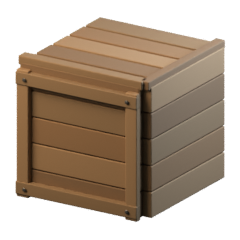
#> input picture web/art_review/scenery_refresh/renders/crate_raw.png, 240 x 240 px
$ python pack_crate.py
#> lines starting #> are read from the running program, lines starting #| are printed output that depends on the picture
"""Install a transparent 3D-modelled packing-crate sprite, with fallback retained.

Run: python web/art_review/scenery_refresh/scripts/pack_crate.py
"""
from pathlib import Path
import json
from PIL import Image, ImageEnhance

ROOT = Path(__file__).resolve().parent.parent
ASSETS = ROOT.parent.parent / "assets" / "props"
im = Image.open(ROOT / "renders" / "crate_raw.png").convert("RGBA")
#> im is the input picture: PIL image 240x240 RGBA; mean R, G, B, A 81.7, 65.4, 49.1, 156.3
box = im.getchannel("A").point(lambda a: 255 if a > 7 else 0).getbbox()
#> box = (15, 17, 226, 223)
assert box, "empty crate"
im = im.crop(box)
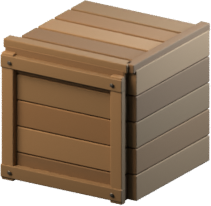
#> im: PIL image 211x206 RGBA; mean R, G, B, A 108, 86.4, 64.7, 207.2; transparent parts drawn white
# The actual game stretches props to varied scene-specific crate rectangles;
# leave enough detail in the sprite for the renderer's half-resolution pass.
w = 128
im = im.resize((w, round(w * im.height / im.width)), Image.Resampling.LANCZOS)
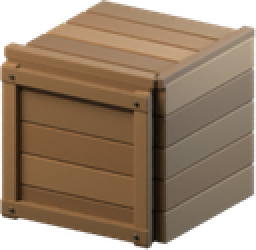
#> im: PIL image 128x125 RGBA (shown 2 times larger); mean R, G, B, A 110.9, 88.7, 66.3, 207.1; transparent parts drawn white
rgb = ImageEnhance.Brightness(im.convert("RGB")).enhance(.68)
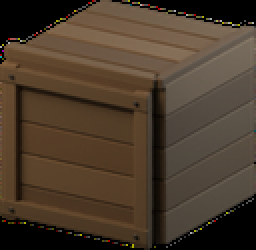
#> rgb: PIL image 128x125 RGB (shown 2 times larger); mean R, G, B 75, 59.9, 44.7
rgb.putalpha(im.getchannel("A"))
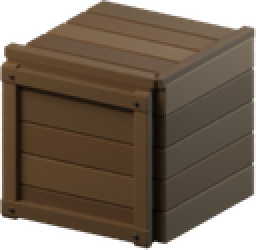
#> rgb: PIL image 128x125 RGBA (shown 2 times larger); mean R, G, B, A 75, 59.9, 44.7, 207.1; transparent parts drawn white
im = Image.new("RGBA", (rgb.width + 8, rgb.height + 8))
#> im: PIL image 136x133 RGBA; every value is 0
im.alpha_composite(rgb, (4, 4))
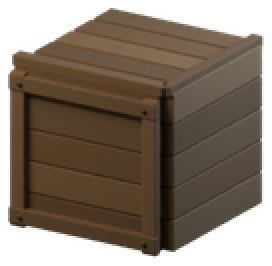
#> im: PIL image 136x133 RGBA (shown 2 times larger); mean R, G, B, A 66.4, 53, 39.5, 183.2; transparent parts drawn white
im.save(ASSETS / "crate.png", optimize=True)
im.save(ROOT / "renders" / "crate_game_candidate.png", optimize=True)
indexfile=ASSETS/"index.json"
#> (the run stopped early here; a loop or call above may not have finished)

$ run again, with web/art_review/scenery_refresh/renders/nat_boat_raw.png copied over web/art_review/scenery_refresh/renders/crate_raw.png
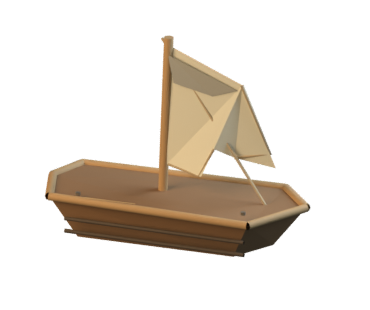
#> input picture web/art_review/scenery_refresh/renders/nat_boat_raw.png, 370 x 310 px
#> im is the input picture: PIL image 370x310 RGBA; mean R, G, B, A 37.5, 30.4, 22.2, 61.2
#> box = (44, 35, 311, 258)
#> `rgb = ImageEnhance.Brightness(im.convert("RGB")).enhance(.68)`:
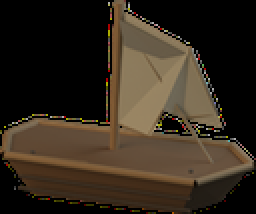
#> rgb: PIL image 128x107 RGB (shown 2 times larger); mean R, G, B 51.8, 41.8, 29.9
#> `im.alpha_composite(rgb, (4, 4))`:
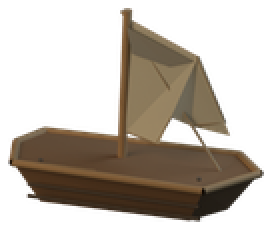
#> im: PIL image 136x115 RGBA (shown 2 times larger); mean R, G, B, A 45.3, 36.6, 26.1, 103.3; transparent parts drawn white

$ run again, with web/art_review/scenery_refresh/renders/wren_hitching_post_raw.png copied over web/art_review/scenery_refresh/renders/crate_raw.png
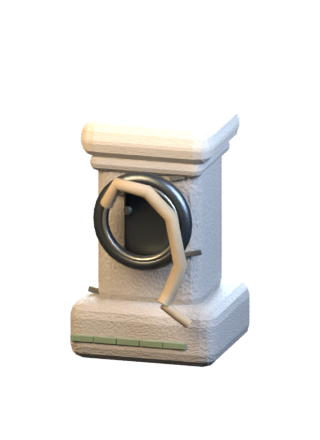
#> input picture web/art_review/scenery_refresh/renders/wren_hitching_post_raw.png, 320 x 440 px
#> im is the input picture: PIL image 320x440 RGBA; mean R, G, B, A 46.7, 45, 42.7, 67.3
#> box = (70, 95, 251, 368)
#> `im = im.resize((w, round(w * im.height / im.width)), Image.Resampling...`:
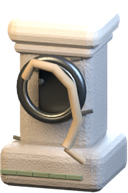
#> im: PIL image 128x193 RGBA; mean R, G, B, A 135, 130, 123.5, 191.8; transparent parts drawn white
#> `im.alpha_composite(rgb, (4, 4))`:
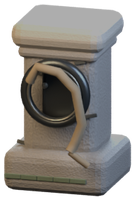
#> im: PIL image 136x201 RGBA; mean R, G, B, A 82.6, 79.5, 75.6, 173.4; transparent parts drawn white
